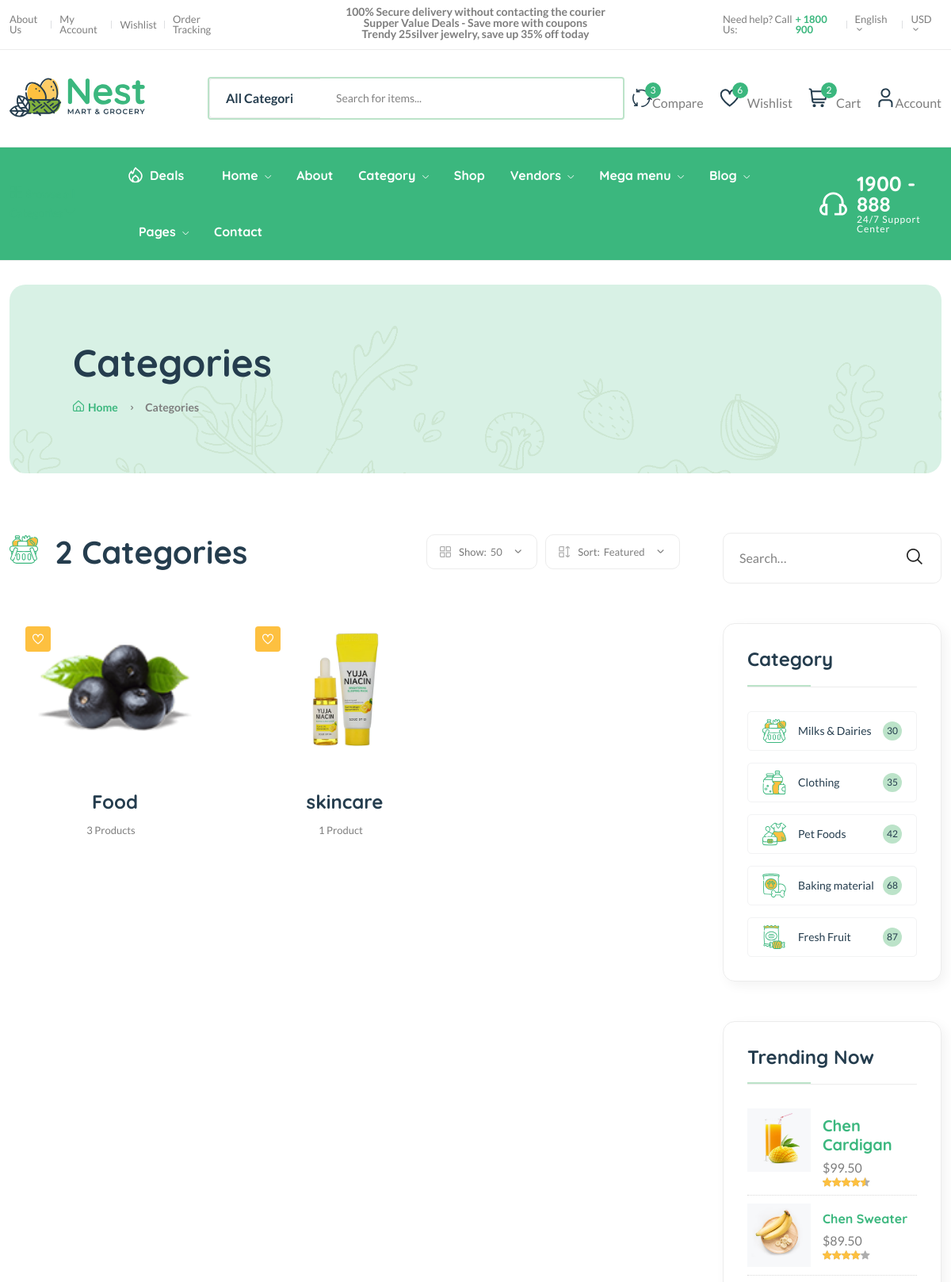
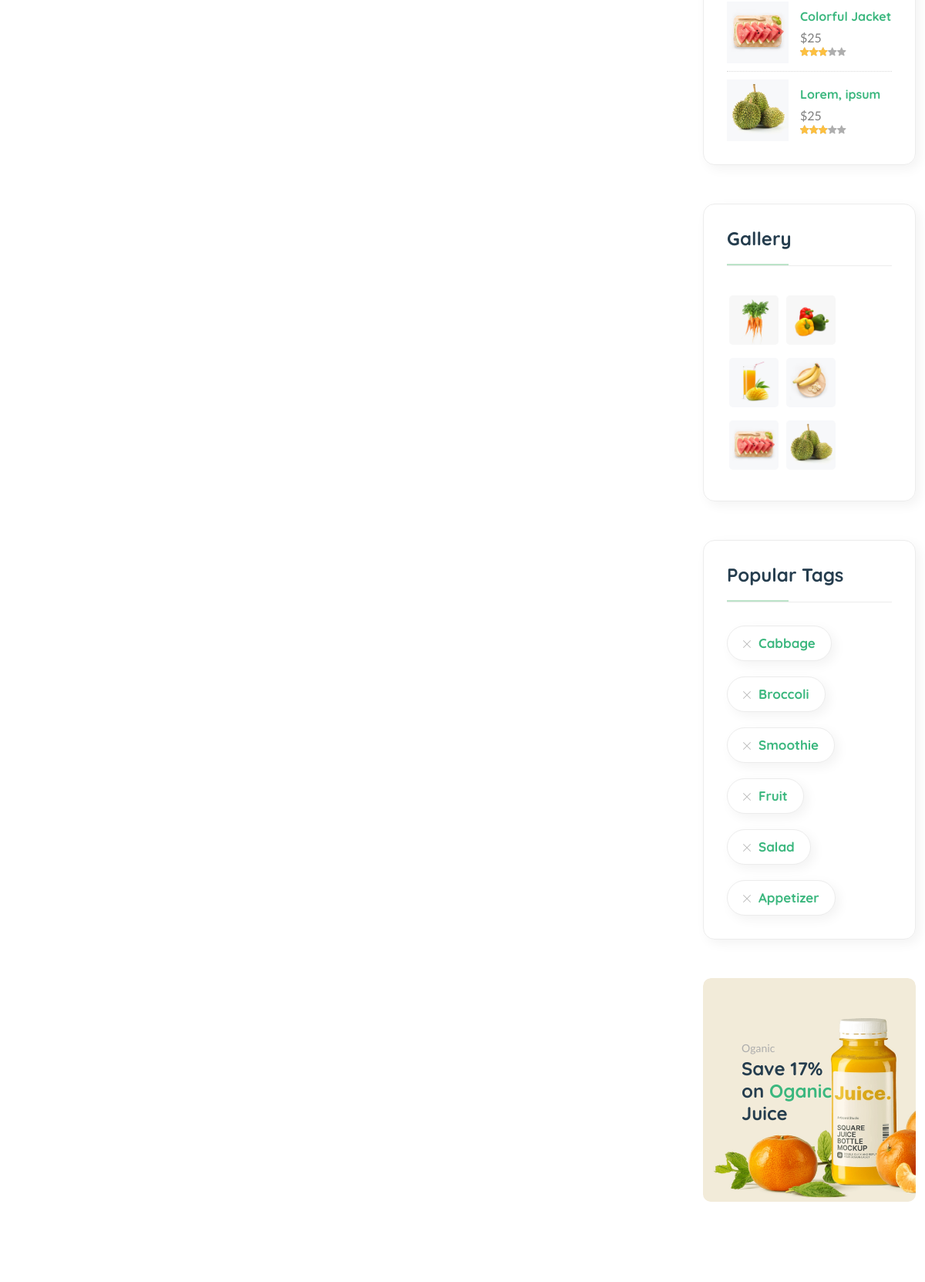
The app's page /category/ (signed in, upper part) with its own data (2 pictures, top to bottom).
### core/models.py (models this page shows, shortened)
class Category(models.Model):
    cid = ShortUUIDField(length=10, max_length=20, unique=True, alphabet = 'abcdefghij1234560789',prefix='cat')
    title = models.CharField(max_length=100,default='product')
    image = models.ImageField(upload_to='category',default='categor.jpg')
    class Meta:
        verbose_name_plural = "Categories"

### core/views.py (the view)
# urls.py: path('category/',views.category_list_view,name='category-list'),
def category_list_view(request):
    categories = Category.objects.all()
    context={
        'categories':categories
    }
    return render(request, 'core/category-list.html', context)

### core/context_processor.py (called while the page is built)
def default(request):
    categories = Category.objects.all()
    products = Product.objects.all()
    address = Address.objects.get(user=request.user)
    return {
         'categories':categories,
         'address':address
    }

### templates/core/category-list.html (shortened to what this page needs)
{% extends 'partials/base.html'%}
{% load static %}
{% block content %}
    <main class="main">
        <div class="page-header mt-30 mb-75">
            <div class="container">
                <div class="archive-header">
                    <div class="row align-items-center">
                        <div class="col-xl-3">
                            <h1 class="mb-15">Categories</h1>
                            <div class="breadcrumb">
                                <a href="index.html" rel="nofollow"><i class="fi-rs-home mr-5"></i>Home</a>
                                <span></span> Categories
                            </div>
                        </div>
                    </div>
                </div>
            </div>
        </div>
        <div class="page-content mb-50">
            <div class="container">
                <div class="row">
                    <div class="col-lg-9">
                        <div class="shop-product-fillter mb-50 pr-30">
                            <div class="totall-product">
                                <h2>
                                    <img class="w-36px mr-10" src="{% static 'assets/imgs/theme/icons/category-1.svg' %}" alt="" />
                                    {{categories.count}} Categories
                                </h2>
                            </div>
                            <div class="sort-by-product-area">
                                <div class="sort-by-cover mr-10">
                                    <div class="sort-by-product-wrap">
                                        <div class="sort-by">
                                            <span><i class="fi-rs-apps"></i>Show:</span>
                                        </div>
                                        <div class="sort-by-dropdown-wrap">
                                            <span> 50 <i class="fi-rs-angle-small-down"></i></span>
                                        </div>
                                    </div>
                                </div>
                                <div class="sort-by-cover">
                                    <div class="sort-by-product-wrap">
                                        <div class="sort-by">
                                            <span><i class="fi-rs-apps-sort"></i>Sort:</span>
                                        </div>
                                        <div class="sort-by-dropdown-wrap">
                                            <span>Featured <i class="fi-rs-angle-small-down"></i></span>
                                        </div>
                                    </div>
                                </div>
                            </div>
                        </div>
                        <div class="loop-grid pr-30">
                            <div class="row">
                                {%for c in categories%}
                                <article class="col-xl-4 col-lg-6 col-md-6 text-center hover-up mb-30 animated">
                                    <div class="post-thumb">
                                        <a href="{%url 'core:category_product_list_view' c.cid%}">
                                            <img class="border-radius-15" src="{{c.image.url}}" width="200" height="200" />
                                        </a>
                                        <div class="entry-meta">
                                            <a class="entry-meta meta-2" href="{%url 'core:category_product_list_view' c.cid%}"><i class="fi-rs-heart"></i></a>
                                        </div>
                                    </div>
                                    <div class="entry-content-2">
                                        <h4 class="post-title mb-15">
                                            <a href="blog-post-right.html">{{c.title}}</a>
                                        </h4>
                                        <div class="entry-meta font-xs color-grey mt-10 pb-10">
                                            <div>
                                                <span class="hit-count mr-10">{{c.products.count}} Product{{c.products.count|pluralize}}</span>
                                            </div>
                                        </div>
                                    </div>
                                </article>
                                {%endfor%}
                            </div>
                        </div>
                    </div>
                    <div class="col-lg-3 primary-sidebar sticky-sidebar">
                        <div class="widget-area">
                            <div class="sidebar-widget-2 widget_search mb-50">
                                <div class="search-form">
                                    <form action="#">
                                        <input type="text" placeholder="Search…" />
                                        <button type="submit"><i class="fi-rs-search"></i></button>
                                    </form>
                                </div>
                            </div>
                            <div class="sidebar-widget widget-category-2 mb-50">
                                <h5 class="section-title style-1 mb-30">Category</h5>
                                <ul>
                                    <li>
                                        <a href="shop-grid-right.html"> <img src="{% static 'assets/imgs/theme/icons/category-1.svg' %}" alt="" />Milks & Dairies</a><span class="count">30</span>
                                    </li>
                                    <li>
                                        <a href="shop-grid-right.html"> <img src="{% static 'assets/imgs/theme/icons/category-2.svg' %}" alt="" />Clothing</a><span class="count">35</span>
                                    </li>
                                    <li>
                                        <a href="shop-grid-right.html"> <img src="{% static 'assets/imgs/theme/icons/category-3.svg' %}" alt="" />Pet Foods </a><span class="count">42</span>
                                    </li>
                                    <li>
                                        <a href="shop-grid-right.html"> <img src="{% static 'assets/imgs/theme/icons/category-4.svg' %}" alt="" />Baking material</a><span class="count">68</span>
                                    </li>
                                    <li>
                                        <a href="shop-grid-right.html"> <img src="{% static 'assets/imgs/theme/icons/category-5.svg' %}" alt="" />Fresh Fruit</a><span class="count">87</span>
                                    </li>
                                </ul>
                            </div>
                            <div class="sidebar-widget product-sidebar mb-50 p-30 bg-grey border-radius-10">
                                <h5 class="section-title style-1 mb-30">Trending Now</h5>
                                <div class="single-post clearfix">
                                    <div class="image">
                                        <img src="{% static 'assets/imgs/shop/thumbnail-3.jpg' %}" alt="#" />
                                    </div>
                                    <div class="content pt-10">
                                        <h5><a href="shop-product-detail.html">Chen Cardigan</a></h5>
                                        <p class="price mb-0 mt-5">$99.50</p>
                                        <div class="product-rate">
                                            <div class="product-rating" style="width: 90%"></div>
                                        </div>
                                    </div>
                                </div>
                                <div class="single-post clearfix">
                                    <div class="image">
                                        <img src="{% static 'assets/imgs/shop/thumbnail-4.jpg' %}" alt="#" />
                                    </div>
                                    <div class="content pt-10">
                                        <h6><a href="shop-product-detail.html">Chen Sweater</a></h6>
                                        <p class="price mb-0 mt-5">$89.50</p>
                                        <div class="product-rate">
                                            <div class="product-rating" style="width: 80%"></div>
                                        </div>
                                    </div>
                                </div>
                                <div class="single-post clearfix">
                                    <div class="image">
                                        <img src="{% static 'assets/imgs/shop/thumbnail-5.jpg' %}" alt="#" />
                                    </div>
                                    <div class="content pt-10">
                                        <h6><a href="shop-product-detail.html">Colorful Jacket</a></h6>
                                        <p class="price mb-0 mt-5">$25</p>
                                        <div class="product-rate">
                                            <div class="product-rating" style="width: 60%"></div>
                                        </div>
                                    </div>
                                </div>
                                <div class="single-post clearfix">
                                    <div class="image">
                                        <img src="{% static 'assets/imgs/shop/thumbnail-6.jpg' %}" alt="#" />
                                    </div>
                                    <div class="content pt-10">
                                        <h6><a href="shop-product-detail.html">Lorem, ipsum</a></h6>
                                        <p class="price mb-0 mt-5">$25</p>
                                        <div class="product-rate">
                                            <div class="product-rating" style="width: 60%"></div>
                                        </div>
                                    </div>
                                </div>
                            </div>
                            <div class="sidebar-widget widget_instagram mb-50">
                                <h5 class="section-title style-1 mb-30">Gallery</h5>
                                <div class="instagram-gellay">
                                    <ul class="insta-feed">
                                        <li>
                                            <a href="#"><img class="border-radius-5" src="{% static 'assets/imgs/shop/thumbnail-1.jpg' %}" alt="" /></a>
                                        </li>
                                        <li>
                                            <a href="#"><img class="border-radius-5" src="{% static 'assets/imgs/shop/thumbnail-2.jpg' %}" alt="" /></a>
                                        </li>
                                        <li>
                                            <a href="#"><img class="border-radius-5" src="{% static 'assets/imgs/shop/thumbnail-3.jpg' %}" alt="" /></a>
                                        </li>
                                        <li>
                                            <a href="#"><img class="border-radius-5" src="{% static 'assets/imgs/shop/thumbnail-4.jpg' %}" alt="" /></a>
                                        </li>
                                        <li>
                                            <a href="#"><img class="border-radius-5" src="{% static 'assets/imgs/shop/thumbnail-5.jpg' %}" alt="" /></a>
                                        </li>
                                        <li>
                                            <a href="#"><img class="border-radius-5" src="{% static 'assets/imgs/shop/thumbnail-6.jpg' %}" alt="" /></a>
                                        </li>
                                    </ul>
                                </div>
                            </div>
                            <div class="sidebar-widget widget-tags mb-50 pb-10">
                                <h5 class="section-title style-1 mb-30">Popular Tags</h5>
                                <ul class="tags-list">
                                    <li class="hover-up">
                                        <a href="blog-category-grid.html"><i class="fi-rs-cross mr-10"></i>Cabbage</a>
                                    </li>
                                    <li class="hover-up">
                                        <a href="blog-category-grid.html"><i class="fi-rs-cross mr-10"></i>Broccoli</a>
                                    </li>
                                    <li class="hover-up">
                                        <a href="blog-category-grid.html"><i class="fi-rs-cross mr-10"></i>Smoothie</a>
                                    </li>
                                    <li class="hover-up">
                                        <a href="blog-category-grid.html"><i class="fi-rs-cross mr-10"></i>Fruit</a>
                                    </li>
                                    <li class="hover-up mr-0">
                                        <a href="blog-category-grid.html"><i class="fi-rs-cross mr-10"></i>Salad</a>
                                    </li>
                                    <li class="hover-up mr-0">
                                        <a href="blog-category-grid.html"><i class="fi-rs-cross mr-10"></i>Appetizer</a>
                                    </li>
                                </ul>
                            </div>
                            <div class="banner-img wow fadeIn mb-50 animated d-lg-block d-none">
                                <img src="{% static 'assets/imgs/banner/banner-11.png' %}" alt="" />
                                <div class="banner-text">
                                    <span>Oganic</span>
                                    <h4>
                                        Save 17% <br />
                                        on <span class="text-brand">Oganic</span><br />
                                        Juice
                                    </h4>
                                </div>
                            </div>
                        </div>
                    </div>
                </div>
            </div>
        </div>
    </main>
 {% endblock content %}

### records on screen
Category: image (picture), title "Food", products.count "3"
Category: image (picture), title "skincare", products.count "1"

### other values on screen
{{ categories.count }} "2"
